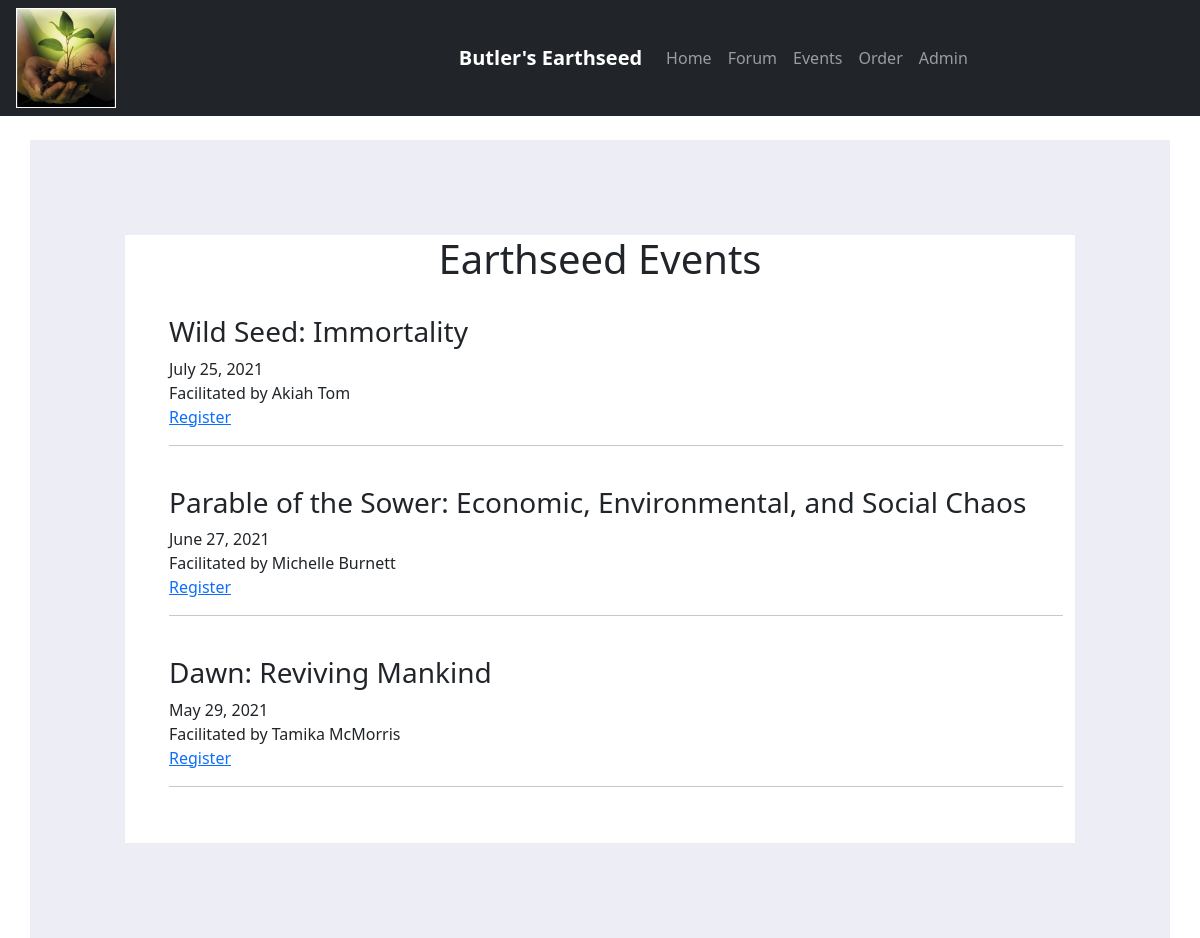
Screenshot of /events/ with the database file from the repository.
### earthseed/models.py (models this page shows, shortened)
class Event(models.Model):
    book_id = models.ForeignKey(Book, on_delete=models.PROTECT, related_name ="events")
    date = models.DateField()
    facilitator = models.CharField(max_length=50)
    title = models.CharField(max_length=120)

### earthseed/views.py (the view)
# urls.py: path('events/', views.EventList.as_view(), name='event_list'),
class EventList(ListView):
    model = Event

### earthseed/templates/earthseed/event_list.html (shortened to what this page needs)
<!DOCTYPE html>
<html lang="en">
<head>
</head>
<body>
{% extends 'earthseed/base.html' %}
{% block content %}
<br>
<div class="container" style="border:rgb(237, 237, 245); border-width:95px; border-style:solid;">
<h1 style="text-align: center;">Earthseed Events</h1>
<br>
<ul style="list-style-type:none;">
    {% for event in object_list %}
    <h3>{{ event.title }} </h3>
    <li>{{ event.date }} </li>
    <li>Facilitated by {{ event.facilitator }} </li>
    <p><a href = "{% url 'event_signup' %}">Register</a></p>
    <hr>
    <br>
    {% endfor %}
</ul>
{% endblock %}

### rows the page displays
Event: title "Wild Seed: Immortality", date "July 25, 2021", facilitator "Akiah Tom"
Event: title "Parable of the Sower: Economic, Environmental, and Social Chaos", date "June 27, 2021", facilitator "Michelle Burnett"
Event: title "Dawn: Reviving Mankind", date "May 29, 2021", facilitator "Tamika McMorris"
